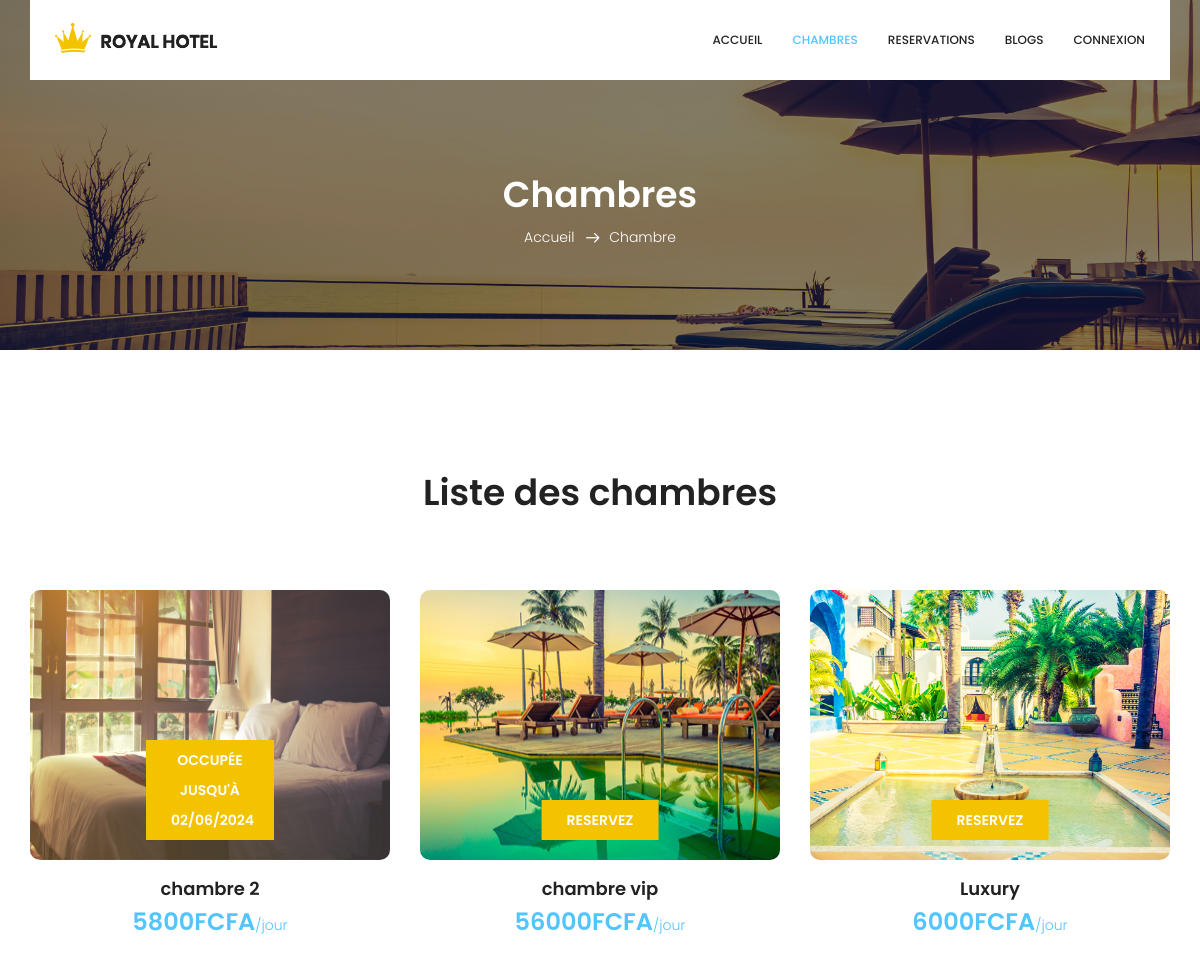
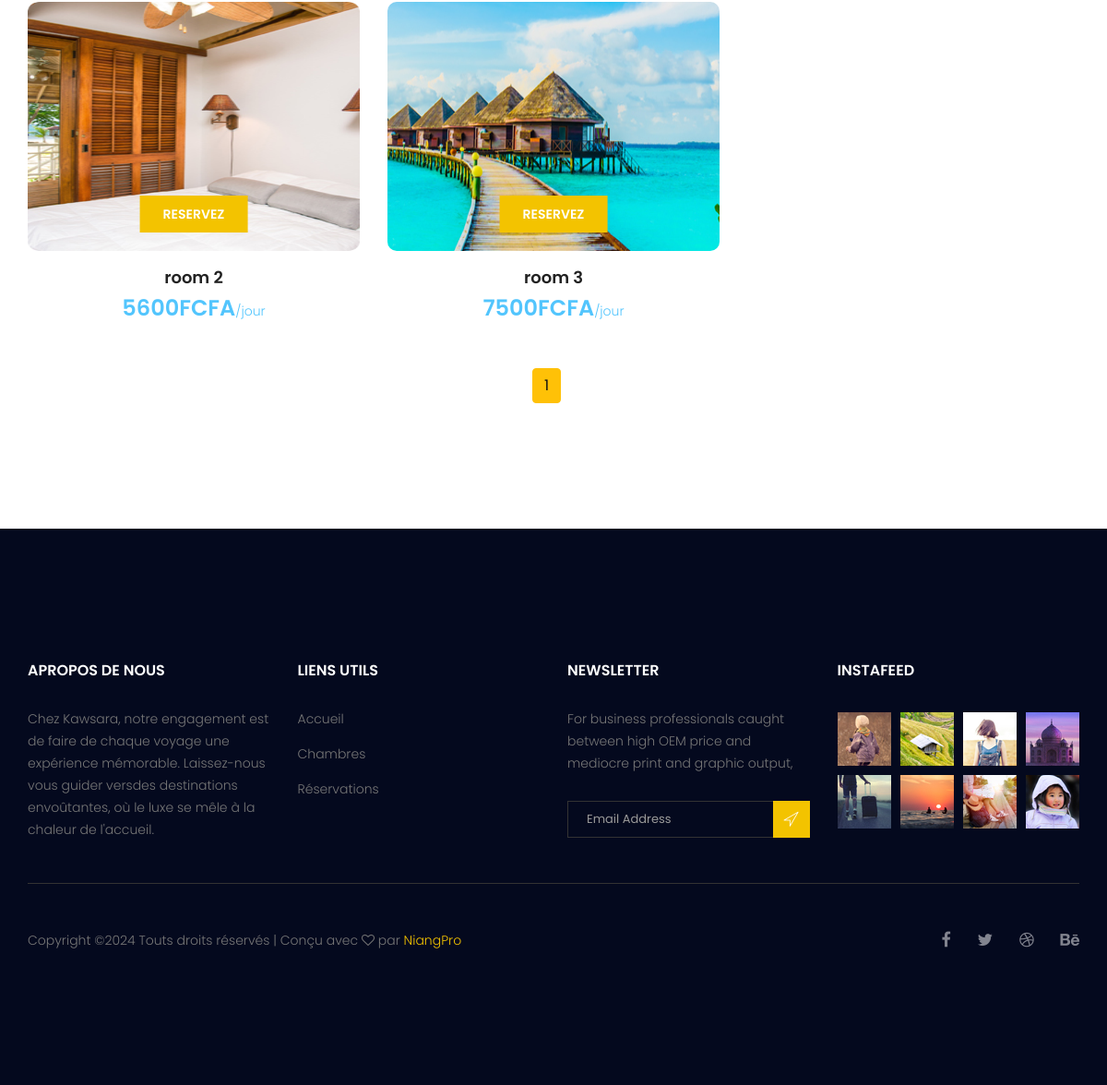
Screenshot of /?page=chambre with the database file from the repository (2 pictures, top to bottom).
### tables this page shows
CREATE TABLE `chambres` (
  `id` int(11) NOT NULL,
  `nom` varchar(255) NOT NULL,
  `prix` double NOT NULL,
  `description` text NOT NULL,
  `image` varchar(255) NOT NULL,
  `statut` int(11) NOT NULL DEFAULT 0
);

CREATE TABLE `reservations` (
  `id` int(11) NOT NULL,
  `reference` varchar(255) NOT NULL,
  `date_debut` date NOT NULL,
  `date_fin` date NOT NULL,
  `prix_total` float NOT NULL,
  `client_id` int(11) NOT NULL,
  `chambre_id` int(11) NOT NULL,
  `statut` int(11) NOT NULL
);

### controllers/chambreController.php (called while the page is built, shortened)
<?php
$data = pagination("chambres", 8);
$chambres = $data[0];
require_once("views/chambre.php");

### models/database.php (called while the page is built, shortened)
<?php
try {
    $db = new PDO("mysql:host=localhost;dbname=kawsara", "root", "");
} catch (PDOException $th) {
    setMessage($th->getMessage(), "danger");
}
function elementsPageActuelle($table, $debut, $limite){
    global $db;
    try {
        $q = $db->prepare("SELECT * FROM $table LIMIT $debut, $limite");
        $q->execute();
        return $q->fetchAll(PDO::FETCH_OBJ);
    } catch (PDOException $th) {
        setMessage($th->getMessage(), "danger");
    }
}
function nombreTotalElements($table){
    global $db;
    try {
        $q = $db->prepare("SELECT COUNT(*) FROM $table");
        $q->execute();
        return $q->fetchColumn();
    } catch (PDOException $th) {
        setMessage($th->getMessage(), "danger");
    }
}
function dateChambreReservee($id){
    global $db;
    try {
        $q = $db->prepare("SELECT date_fin
                        FROM chambres c, reservations r
                        WHERE c.id = r.chambre_id AND c.id = :id
                        ORDER BY r.id DESC");
        $q->execute(["id"=> $id]);
        return $q->fetch(PDO::FETCH_OBJ);
    } catch (PDOException $th) {
        setMessage($th->getMessage(), "danger");
    }
}

### views/chambre.php (the view, shortened to what this page needs)
<section class="breadcrumb_area">
    <div class="overlay bg-parallax" data-stellar-ratio="0.8" data-stellar-vertical-offset="0" data-background=""></div>
    <div class="container">
        <div class="page-cover text-center">
            <h2 class="page-cover-tittle">Chambres</h2>
            <ol class="breadcrumb">
                <li><a href="?page=home">Accueil</a></li>
                <li class="active">Chambre</li>
            </ol>
        </div>
    </div>
</section>
<section class="accomodation_area section_gap">
    <div class="container">
        <div class="section_title text-center">
            <h2 class="title_color">Liste des chambres</h2>
        </div>
        <div class="row mb_30">
            <?php foreach ($chambres as $c) : ?>
                <div class="col-lg-4 col-sm-6" id="<?= $c->id ?>">
                    <div class="accomodation_item text-center">
                        <div class="hotel_img">
                            <img src="images/<?= $c->image ?>" width="100%" height="270" alt="">
                            <?php if ($c->statut == 0) : ?>
                                <a href="?page=reservation&id=<?= $c->id ?>" class="btn theme_btn button_hover">Reservez</a>
                            <?php else : ?>
                                <a href="?page=reservation&id=<?= $c->id ?>" class="btn theme_btn btn-danger button_hover">Occupée <br> jusqu'à <br> <?= date("d/m/Y", strtotime(dateFin($c->id))) ?></a>
                            <?php endif; ?>
                        </div>
                        <a href="?page=detailChambre&id=<?= $c->id ?>">
                            <h4 class="sec_h4"><?= $c->nom ?></h4>
                        </a>
                        <h5><?= $c->prix ?>FCFA<small>/jour</small></h5>
                    </div>
                </div>
            <?php endforeach; ?>
        </div>
    </div>
</section>

### assets/css/style.css (style rules this page uses)
a { text-decoration: none; -webkit-transition: all 0.3s ease-in-out; -o-transition: all 0.3s ease-in-out; transition: all 0.3s ease-in-out; }
body { line-height: 24px; font-size: 14px; font-family: "Poppins", sans-serif; font-weight: 300; color: #777777; }
section { background: #fff; }
h1, h2, h3, h4, h5, h6 { font-family: "Poppins", sans-serif; font-weight: 600; }
@media (min-width: 1200px) { .container { max-width: 1170px; } }
.section_gap { padding: 120px 0; }
.mb_30 { margin-bottom: -30px; }
.section_title { margin-bottom: 75px; }
.section_title h2 { font-size: 36px; line-height: 45px; font-weight: 600; }
.title_color { color: #222222; }
.theme_btn { font-size: 14px; line-height: 30px; text-transform: uppercase; color: #fff; font-weight: 600; background: #f3c300; padding: 5px 30px; }
.theme_btn:before { background: #f8b100; }
.button_hover { border-radius: 0px; position: relative; z-index: 1; -webkit-transition: all 0.3s linear; -o-transition: all 0.3s linear; transition: all 0.3s linear; overflow: hidden; border: 0px; display: inline-block; text-align: center; }
.button_hover:before { content: ""; width: 100%; height: 100%; left: 0; top: 0; position: absolute; -webkit-transform: translateX(-100%); -ms-transform: translateX(-100%); transform: translateX(-100%); z-index: -1; background: #f8b100; -webkit-transition: all 0.3s linear; -o-transition: all 0.3s linear; transition: all 0.3s linear; opacity: 0; }
.overlay { position: absolute; left: 0; right: 0; top: 0; height: 125%; bottom: 0; z-index: -1; }
.breadcrumb_area { position: relative; padding: 172px 0px 84px; background: #04091e; z-index: 1; overflow: hidden; }
.breadcrumb_area .bg-parallax { background: url("../image/about_banner.jpg") no-repeat scroll center 0/cover; opacity: 0.50; z-index: -1; }
.page-cover-tittle { display: block; font-size: 36px; line-height: 45px; color: #fff; }
.breadcrumb { text-align: center; background: transparent; padding: 0px; display: inline-block; }
.breadcrumb li { display: inline-block; color: #fff; }
.breadcrumb li a { color: #fff; }
.breadcrumb li + li:before { content: "\e87a"; font-family: 'Linearicons-Free'; font-size: 14px; font-weight: 600; vertical-align: middle; margin: 0px 10px 0px 7px; }
.accomodation_item { margin-bottom: 30px; }
.accomodation_item .hotel_img { position: relative; margin-bottom: 10px; overflow: hidden; border-radius: 10px; }
.accomodation_item .hotel_img img { -webkit-transition: all 0.4s linear; -o-transition: all 0.4s linear; transition: all 0.4s linear; }
.accomodation_item .hotel_img .theme_btn { position: absolute; bottom: 20px; left: 50%; -webkit-transform: translate(-50%); -ms-transform: translate(-50%); transform: translate(-50%); padding: 5px 25px; max-width: 128px; }
.accomodation_item h5 { font-size: 24px; line-height: 28px; color: #52c5fd; font-weight: 600; margin-bottom: 0px; }
.accomodation_item h5 small { font-weight: 300; font-size: 14px; }
.sec_h4 { font-size: 18px; line-height: 38px; font-weight: 600; color: #222222; margin-bottom: 0px; }
h2 { font-size: 30px; }
h4 { font-size: 18px; }
h5 { font-size: 16px; }
h1, h2, h3, h4, h5, h6 { line-height: 1.5em; }

### rows the page displays
chambres: image (picture), id.date_fin "02/06/2024", nom "chambre 2", prix "5800"
chambres: image (picture), nom "chambre vip", prix "56000"
chambres: image (picture), nom "Luxury", prix "6000"
chambres: image (picture), nom "room 2", prix "5600"
chambres: image (picture), nom "room 3", prix "7500"
